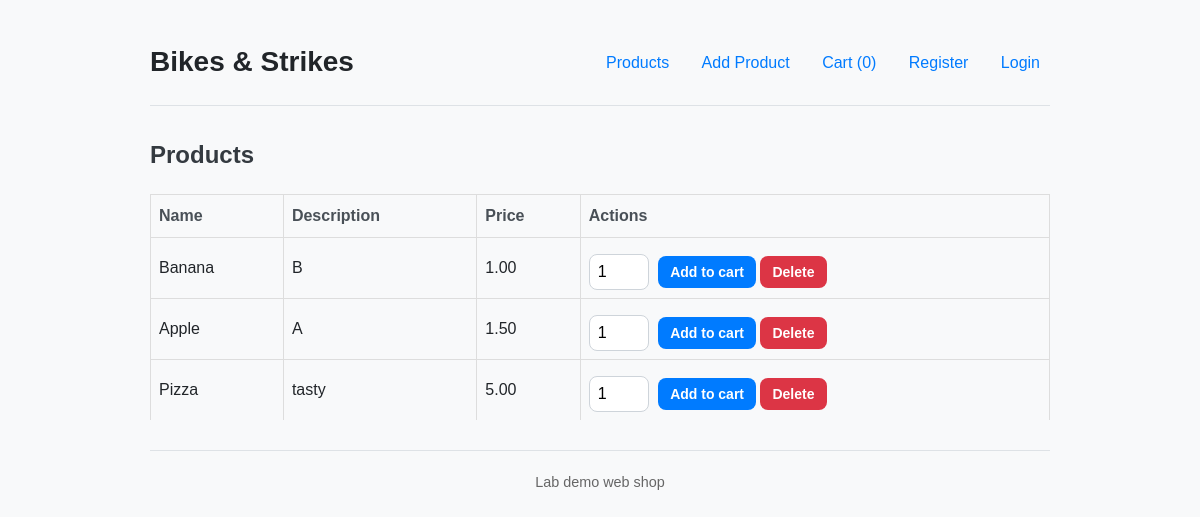
The page / on the database its author committed.
### projekt/models.py (models this page shows)
class Product(db.Model):
    id = db.Column(db.Integer, primary_key=True)
    name = db.Column(db.String(200), nullable=False)
    description = db.Column(db.Text, default='')
    price = db.Column(db.Numeric(10, 2), nullable=False)

### projekt/routes.py (the view)
@app.route('/')
def index():
    products = Product.query.all()
    return render_template('index.html', products=products, cart=get_cart())

### projekt/routes.py (called while the page is built)
def get_cart():
    return session.get('cart', {})  # {product_id: quantity}

### projekt/templates/index.html (shortened to what this page needs)
{% extends "base.html" %}
{% block content %}
  <h2>Products</h2>
  <table>
    <tr><th>Name</th><th>Description</th><th>Price</th><th>Actions</th></tr>
    {% for p in products %}
      <tr>
        <td>{{ p.name }}</td>
        <td>{{ p.description }}</td>
        <td>{{ "%.2f"|format(p.price) }}</td>
        <td>
          <form style="display:inline" method="post" action="{{ url_for('cart_add', product_id=p.id) }}">
            <input type="number" name="quantity" value="1" min="1" style="width:60px"/>
            <button type="submit">Add to cart</button>
          </form>
          <form style="display:inline" method="post" action="{{ url_for('product_delete', product_id=p.id) }}" onsubmit="return confirm('Delete product?');">
            <button type="submit">Delete</button>
          </form>
        </td>
      </tr>
    {% endfor %}
  </table>
{% endblock %}

### projekt/static/style.css (style rules this page uses)
body { font-family: -apple-system, BlinkMacSystemFont, "Segoe UI", Roboto, Helvetica, Arial, sans-serif, "Apple Color Emoji", "Segoe UI Emoji", "Segoe UI Symbol"; background-color: #f8f9fa; color: #212529; line-height: 1.6; margin: 0; padding: 20px; }
h1, h2, h3 { color: #343a40; margin-top: 0; }
table { width: 100%; border-collapse: collapse; margin-top: 20px; }
table th, table td { padding: 12px 15px; text-align: left; border-bottom: 1px solid #dee2e6; }
table th { background-color: #f8f9fa; font-weight: 600; color: #495057; }
table tr:last-child td { border-bottom: none; }
form { margin-top: 20px; }
input[type="text"], input[type="email"], input[type="password"], input[type="number"], textarea { width: 100%; padding: 12px; border: 1px solid #ced4da; border-radius: 8px; box-sizing: border-box; font-size: 16px; transition: border-color 0.2s, box-shadow 0.2s; }
button[type="submit"] { background-color: #007bff; color: white; border: none; padding: 12px 20px; border-radius: 8px; font-size: 16px; font-weight: 600; cursor: pointer; transition: background-color 0.2s, transform 0.1s; display: inline-block; margin-top: 10px; }
form[action*="delete"] button, form[action*="remove"] button { background-color: #dc3545; }
form[style*="display:inline"] { display: inline; margin-top: 0; }
form[style*="display:inline"] button { padding: 8px 12px; font-size: 14px; }
form[style*="display:inline"] input[type="number"] { width: 70px; padding: 8px; margin-right: 5px; }
body { font-family: Arial, sans-serif; max-width: 900px; margin: 20px auto; }
table { width:100%; border-collapse: collapse; margin-top:12px; }
table th, table td { border:1px solid #ddd; padding:8px; }

### rows shown on the page
Product: name "Banana", description "B", price "1.00"
Product: name "Apple", description "A", price "1.50"
Product: name "Pizza", description "tasty", price "5.00"

### other values the page prints
{{ session.get('cart')|length if session.get('cart') else 0 }} "0"
